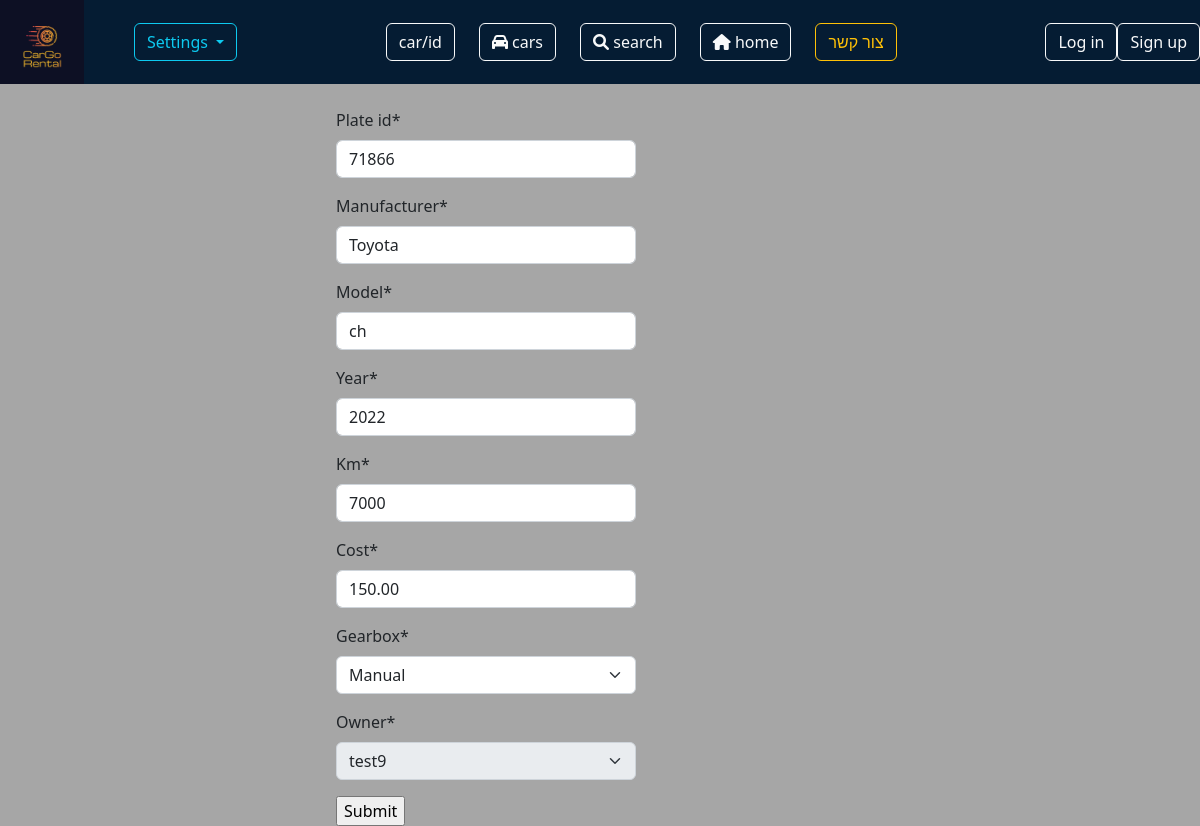
Screenshot of /testupdate/27 with the database file from the repository.
### my_app/models.py (models this page shows, shortened)
class Car(models.Model):
    plate_id = models.CharField(unique=True, max_length=255)
    manufacturer = models.CharField(max_length=255)
    model = models.CharField(max_length=255)
    year = models.PositiveIntegerField()
    km = models.PositiveIntegerField()
    cost = models.DecimalField(max_digits=10, decimal_places=2)
    gearbox = models.CharField(max_length=255)
    owner = models.ForeignKey(Person, on_delete=models.CASCADE)

### my_app/views.py (the view)
# urls.py: path('testupdate/<int:car_id>', views.test_update),
def test_update(request, car_id):
    car = get_object_or_404(Car, id=car_id)
    if request.method == 'POST':
        form = CarForm(request.POST, instance=car)
        form.fields['owner'].disabled = True
        form.initial['owner'] = car.owner
        if form.is_valid():
            form.save()
            return redirect('base')
    else:
        form = CarForm(instance=car)
        form.fields['owner'].disabled = True
        form.initial['owner'] = car.owner
    return render(request=request, template_name='form.html', context={'form': form})

### my_app/forms.py
class CarForm(forms.ModelForm):
    plate_id = forms.CharField(required=True, validators=[RegexValidator(r"^\d{7,9}$", message= "7-9 digits number")])
    cost = forms.FloatField(required=True, min_value=0, max_value=9999)
    manufacturer = forms.CharField(max_length=40, required=True)
    model = forms.CharField(max_length=40, required=True)
    year = forms.IntegerField(min_value=1800, max_value=date.today().year)
    km = forms.IntegerField(min_value=0, max_value=999999)
    gearbox = forms.ChoiceField(choices=[
        ("Automatic", "Automatic"),
        ('Manual', 'Manual'),
        ('Tiptronic', 'Tiptronic'),
    ])
    class Meta:
        model = Car
        fields = '__all__'

### my_app/models.py (called while the page is built)
    def __str__(self):
        return f"{self.username}"

### my_app/templates/form.html (shortened to what this page needs)
{% extends 'base.html' %}
{% load static %}
{% load crispy_forms_tags %}
{% block content %}
<form action="" method="POST" style="width:25%; margin: 0% 0% 0% 28%;">
{{ form | crispy }}
<input type="submit">
</form>
{% endblock content %}

### rows the page displays
Car: plate_id "71866", manufacturer "Toyota", model "ch", year "2022", km "7000", cost "150.00", gearbox "Manual", owner "test9"
